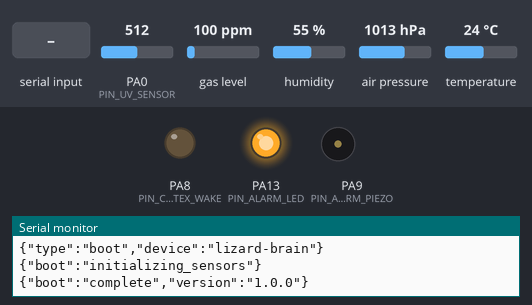
Bench run of a program on a simulated STM32 Blue Pill. Parts: output pins drawn as LEDs (lit = HIGH), buzzer (waves = sounding, pin HIGH), the last lines printed to the serial monitor. The inputs (shaded band) are chosen by the test bench; at power-on: PA0 (PIN_UV_SENSOR) = 512, gas level 100 ppm, humidity 55 %, air pressure 1013 hPa, temperature 24 °C.

Above: at 7.6 s.
At 8.23 s:
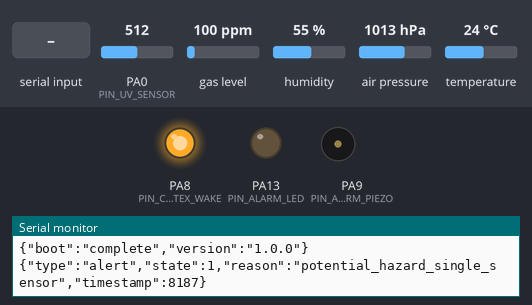
At 8.9 s:
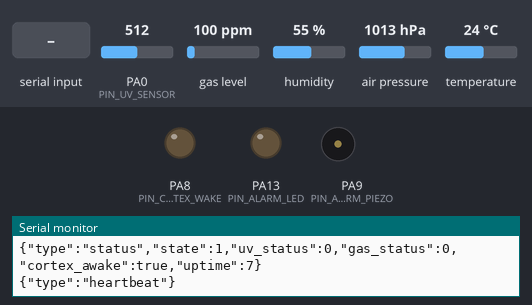
9.0 s: "heartbeat\n" received over Serial
10.7 s: "calibrate\n" received over Serial
12.5 s: "test_alarm\n" received over Serial
Timing chart, 0 to 15.5 s (numbered marks = the images above; inputs shaded):
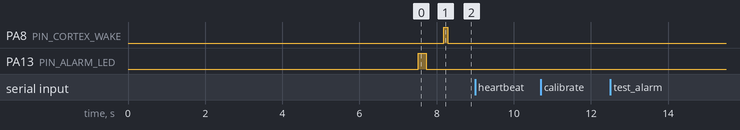

The program:

main.cpp
```cpp
/**
 * Sentin-AI Lizard Brain - Main Control Loop
 *
 * Safety-critical firmware for Arduino Uno Q (STM32 core)
 * Real-time fire detection with hardware watchdog
 *
 * "Cannot fail. Cannot sleep. Always protects."
 */

#include <Arduino.h>
#include <ArduinoJson.h>
#include "config.h"
#include "uv_sensor.h"
#include "gas_sensor.h"
#include "ipc.h"

// Global system state
SystemStatus g_status;
SensorReadings g_readings;

// Timing
uint32_t last_sensor_poll = 0;
uint32_t last_status_report = 0;
uint32_t boot_time = 0;

// Alarm state
bool alarm_active = false;
uint32_t alarm_start_time = 0;

/**
 * Setup - runs once at boot
 */
void setup() {
    // Initialize system status
    g_status.state = STATE_NORMAL;
    g_status.uv_status = SENSOR_OK;
    g_status.gas_status = SENSOR_OK;
    g_status.cortex_awake = false;
    g_status.uptime_seconds = 0;

    boot_time = millis();

    // Configure alarm outputs
    pinMode(PIN_ALARM_PIEZO, OUTPUT);
    pinMode(PIN_ALARM_LED, OUTPUT);
    digitalWrite(PIN_ALARM_PIEZO, LOW);
    digitalWrite(PIN_ALARM_LED, LOW);

    // Initialize IPC first (for diagnostics)
    ipc_init();
    delay(100);

    // Initialize sensors
    Serial.println("{\"boot\":\"initializing_sensors\"}");

    uv_init();
    if (!gas_init()) {
        Serial.println("{\"error\":\"gas_sensor_init_failed\"}");
        // Continue anyway - UV sensor can still work
    }

    // Startup self-test
    if (!gas_self_test()) {
        Serial.println("{\"warning\":\"gas_sensor_self_test_failed\"}");
    }

    Serial.println("{\"boot\":\"complete\",\"version\":\"1.0.0\"}");

    // Brief startup indication
    digitalWrite(PIN_ALARM_LED, HIGH);
    delay(200);
    digitalWrite(PIN_ALARM_LED, LOW);
}

/**
 * Main loop - runs continuously
 */
void loop() {
    uint32_t now = millis();

    // ========== SENSOR POLLING (Every 50ms - Real-time) ==========
    if (now - last_sensor_poll >= SENSOR_POLL_INTERVAL_MS) {
        last_sensor_poll = now;

        // Read UV sensor
        uint16_t uv_value = uv_read_filtered();
        g_readings.uv_value = uv_value;
        g_status.uv_status = uv_get_status();

        // Read gas sensor
        GasReading gas_reading;
        if (gas_read(&gas_reading)) {
            g_readings.voc_ppb = gas_reading.voc_ppb;
            g_readings.temperature = gas_reading.temperature;
            g_readings.humidity = gas_reading.humidity;
            g_status.gas_status = gas_get_status();
        } else {
            g_status.gas_status = SENSOR_FAULT;
        }

        g_readings.timestamp_ms = now;

        // ========== FIRE DETECTION LOGIC ==========
        evaluate_fire_risk();
    }

    // ========== STATUS REPORTING (Every 1 second) ==========
    if (now - last_status_report >= 1000) {
        last_status_report = now;
        g_status.uptime_seconds = (now - boot_time) / 1000;

        ipc_send_sensor_data(&g_readings);
        ipc_send_status(&g_status);
    }

    // ========== IPC MESSAGE PROCESSING ==========
    ipc_process_messages();

    // ========== ALARM MANAGEMENT ==========
    manage_alarm();

    // Small delay to prevent busywaiting
    delay(1);
}

/**
 * Evaluate fire risk based on multi-modal sensor fusion
 */
void evaluate_fire_risk() {
    bool uv_fire = uv_detect_fire();
    bool gas_fire = gas_detect_fire();

    // Multi-modal confirmation logic
    if (uv_fire && gas_fire) {
        // CRITICAL: Both sensors confirm fire!
        if (g_status.state != STATE_ALARM) {
            g_status.state = STATE_ALARM;
            ipc_send_alert(STATE_ALARM, "fire_confirmed_dual_sensor");
            activate_alarm();
        }
    } else if (uv_fire || gas_fire) {
        // WARNING: One sensor detects potential hazard
        if (g_status.state == STATE_NORMAL) {
            g_status.state = STATE_ALERT;
            ipc_send_alert(STATE_ALERT, "potential_hazard_single_sensor");
            g_status.cortex_awake = true;
        }
    } else {
        // All clear
        if (g_status.state != STATE_NORMAL && g_status.state != STATE_TEST) {
            g_status.state = STATE_NORMAL;
            deactivate_alarm();
        }
    }
}

/**
 * Activate hardware alarm (direct GPIO - bypasses software)
 */
void activate_alarm() {
    if (!alarm_active) {
        alarm_active = true;
        alarm_start_time = millis();
        Serial.println("{\"alarm\":\"activated\"}");
    }
}

/**
 * Deactivate alarm
 */
void deactivate_alarm() {
    if (alarm_active) {
        alarm_active = false;
        digitalWrite(PIN_ALARM_PIEZO, LOW);
        digitalWrite(PIN_ALARM_LED, LOW);
        Serial.println("{\"alarm\":\"deactivated\"}");
    }
}

/**
 * Manage alarm output (pulsing for attention)
 */
void manage_alarm() {
    if (!alarm_active) {
        return;
    }

    // Pulse pattern: 100ms on, 100ms off
    uint32_t elapsed = millis() - alarm_start_time;
    bool pulse_state = (elapsed % 200) < 100;

    digitalWrite(PIN_ALARM_PIEZO, pulse_state ? HIGH : LOW);
    digitalWrite(PIN_ALARM_LED, pulse_state ? HIGH : LOW);
}
```

gas_sensor.h
```cpp
/**
 * BME688 Gas Sensor Header
 */

#ifndef GAS_SENSOR_H
#define GAS_SENSOR_H

#include <Arduino.h>
#include "config.h"

// Gas reading structure
struct GasReading {
    uint32_t voc_resistance;  // Raw resistance in Ohms
    uint16_t voc_ppb;         // VOC concentration in ppb
    float temperature;         // Temperature in °C
    float humidity;           // Relative humidity in %
    float pressure;           // Atmospheric pressure in hPa
    bool fault;               // Sensor fault flag
};

// Function prototypes
bool gas_init();
void gas_calibrate();
bool gas_read(GasReading* reading);
SensorStatus gas_get_status();
bool gas_detect_fire();
uint16_t gas_get_baseline();
bool gas_needs_calibration();
bool gas_self_test();

#endif // GAS_SENSOR_H
```

ipc.h
```cpp
/**
 * Inter-Processor Communication Header
 */

#ifndef IPC_H
#define IPC_H

#include <Arduino.h>
#include "config.h"

// Communication parameters
#define IPC_BUFFER_SIZE 512
#define IPC_TIMEOUT_MS 5000
#define IPC_HEARTBEAT_INTERVAL_MS 1000

// Function prototypes
void ipc_init();
void ipc_send_sensor_data(const SensorReadings* readings);
void ipc_send_alert(SystemState state, const char* reason);
void ipc_send_status(const SystemStatus* status);
void ipc_send_heartbeat();
void ipc_process_messages();
void ipc_handle_message(const char* message);
void ipc_wake_cortex();
bool ipc_cortex_alive();
uint8_t ipc_checksum(const char* data);

#endif // IPC_H
```

uv_sensor.h
```cpp
/**
 * UV Flame Sensor Header
 */

#ifndef UV_SENSOR_H
#define UV_SENSOR_H

#include <Arduino.h>
#include "config.h"

// Filter parameters
#define UV_FILTER_SIZE 5  // Median filter window

// Function prototypes
void uv_init();
void uv_calibrate();
uint16_t uv_read_raw();
uint16_t uv_read_filtered();
SensorStatus uv_get_status();
bool uv_detect_fire();
uint16_t uv_get_baseline();
bool uv_is_calibrated();

#endif // UV_SENSOR_H
```

gas_sensor.cpp
```cpp
/**
 * BME688 AI Gas Sensor Module
 *
 * Communicates with Bosch BME688 via I2C
 * Detects VOC signatures of combustion materials
 */

#include "gas_sensor.h"
#include <Wire.h>
#include <Adafruit_BME680.h>

// BME688 sensor object
static Adafruit_BME680 bme;
static bool sensor_initialized = false;

// Baseline tracking for anomaly detection
static uint16_t voc_baseline = VOC_BASELINE;
static uint32_t last_calibration_time = 0;

/**
 * Initialize BME688 gas sensor
 */
bool gas_init() {
    Wire.begin(PIN_GAS_SDA, PIN_GAS_SCL);

    if (!bme.begin(BME688_I2C_ADDR)) {
        Serial.println("ERROR: BME688 not found!");
        return false;
    }

    // Configure sensor oversampling and filter
    bme.setTemperatureOversampling(BME680_OS_8X);
    bme.setHumidityOversampling(BME680_OS_2X);
    bme.setPressureOversampling(BME680_OS_4X);
    bme.setIIRFilterSize(BME680_FILTER_SIZE_3);
    bme.setGasHeater(320, 150); // 320°C for 150ms (optimized for VOC detection)

    sensor_initialized = true;

    // Initial calibration
    delay(100);
    gas_calibrate();

    return true;
}

/**
 * Calibrate gas sensor baseline
 */
void gas_calibrate() {
    if (!sensor_initialized) return;

    uint32_t sum = 0;
    uint8_t samples = 20;

    for (uint8_t i = 0; i < samples; i++) {
        if (bme.performReading()) {
            sum += bme.gas_resistance / 1000; // Convert to kOhm
        }
        delay(100);
    }

    voc_baseline = sum / samples;
    last_calibration_time = millis();
}

/**
 * Read gas sensor and populate readings structure
 */
bool gas_read(GasReading* reading) {
    if (!sensor_initialized || reading == NULL) {
        return false;
    }

    if (!bme.performReading()) {
        reading->fault = true;
        return false;
    }

    reading->voc_resistance = bme.gas_resistance;
    reading->temperature = bme.temperature;
    reading->humidity = bme.humidity;
    reading->pressure = bme.pressure / 100.0; // Convert to hPa
    reading->fault = false;

    // Calculate VOC equivalent (simplified IAQ calculation)
    // Lower resistance = higher VOC concentration
    float resistance_ratio = (float)voc_baseline / (bme.gas_resistance / 1000.0);
    reading->voc_ppb = VOC_BASELINE * resistance_ratio;

    return true;
}

/**
 * Determine sensor status based on gas reading
 */
SensorStatus gas_get_status() {
    GasReading reading;

    if (!gas_read(&reading)) {
        return SENSOR_FAULT;
    }

    if (reading.voc_ppb >= VOC_CRITICAL_THRESHOLD) {
        return SENSOR_CRITICAL;
    } else if (reading.voc_ppb >= VOC_FIRE_THRESHOLD) {
        return SENSOR_WARNING;
    } else {
        return SENSOR_OK;
    }
}

/**
 * Check if gas sensor detects fire signature
 */
bool gas_detect_fire() {
    return gas_get_status() >= SENSOR_WARNING;
}

/**
 * Get baseline value for diagnostics
 */
uint16_t gas_get_baseline() {
    return voc_baseline;
}

/**
 * Check if sensor needs recalibration (every 24 hours)
 */
bool gas_needs_calibration() {
    return (millis() - last_calibration_time) > (24UL * 60 * 60 * 1000);
}

/**
 * Self-test routine
 */
bool gas_self_test() {
    GasReading reading;

    if (!gas_read(&reading)) {
        return false;
    }

    // Basic sanity checks
    bool temp_ok = (reading.temperature > -40 && reading.temperature < 85);
    bool humidity_ok = (reading.humidity >= 0 && reading.humidity <= 100);
    bool pressure_ok = (reading.pressure > 300 && reading.pressure < 1100);

    return temp_ok && humidity_ok && pressure_ok && !reading.fault;
}
```

ipc.cpp
```cpp
/**
 * Inter-Processor Communication (IPC)
 *
 * UART bridge between STM32 (Lizard Brain) and Snapdragon (Cortex)
 * Protocol: JSON messages with CRC validation
 */

#include "ipc.h"
#include <ArduinoJson.h>

// Message buffer
static char tx_buffer[IPC_BUFFER_SIZE];
static char rx_buffer[IPC_BUFFER_SIZE];
static uint16_t rx_index = 0;

// Heartbeat tracking
static uint32_t last_heartbeat_sent = 0;
static uint32_t last_heartbeat_received = 0;

/**
 * Initialize IPC serial communication
 */
void ipc_init() {
    Serial.begin(IPC_BAUD_RATE);
    while (!Serial) {
        delay(10); // Wait for serial port
    }

    Serial.println("{\"type\":\"boot\",\"device\":\"lizard-brain\"}");
}

/**
 * Send sensor data to Cortex
 */
void ipc_send_sensor_data(const SensorReadings* readings) {
    if (readings == NULL) return;

    StaticJsonDocument<256> doc;
    doc["type"] = "sensor_data";
    doc["uv"] = readings->uv_value;
    doc["voc"] = readings->voc_ppb;
    doc["temp"] = readings->temperature;
    doc["humidity"] = readings->humidity;
    doc["timestamp"] = readings->timestamp_ms;

    serializeJson(doc, Serial);
    Serial.println();
}

/**
 * Send alert to Cortex (wake it up!)
 */
void ipc_send_alert(SystemState state, const char* reason) {
    StaticJsonDocument<256> doc;
    doc["type"] = "alert";
    doc["state"] = state;
    doc["reason"] = reason;
    doc["timestamp"] = millis();

    serializeJson(doc, Serial);
    Serial.println();

    // Physically wake the Cortex via GPIO
    ipc_wake_cortex();
}

/**
 * Send system status
 */
void ipc_send_status(const SystemStatus* status) {
    if (status == NULL) return;

    StaticJsonDocument<256> doc;
    doc["type"] = "status";
    doc["state"] = status->state;
    doc["uv_status"] = status->uv_status;
    doc["gas_status"] = status->gas_status;
    doc["cortex_awake"] = status->cortex_awake;
    doc["uptime"] = status->uptime_seconds;

    serializeJson(doc, Serial);
    Serial.println();
}

/**
 * Send heartbeat (keepalive)
 */
void ipc_send_heartbeat() {
    Serial.println("{\"type\":\"heartbeat\"}");
    last_heartbeat_sent = millis();
}

/**
 * Process incoming messages from Cortex
 */
void ipc_process_messages() {
    while (Serial.available()) {
        char c = Serial.read();

        if (c == '\n' || c == '\r') {
            if (rx_index > 0) {
                rx_buffer[rx_index] = '\0';
                ipc_handle_message(rx_buffer);
                rx_index = 0;
            }
        } else if (rx_index < IPC_BUFFER_SIZE - 1) {
            rx_buffer[rx_index++] = c;
        }
    }

    // Send periodic heartbeat
    if (millis() - last_heartbeat_sent >= IPC_HEARTBEAT_INTERVAL_MS) {
        ipc_send_heartbeat();
    }
}

/**
 * Handle parsed message from Cortex
 */
void ipc_handle_message(const char* message) {
    StaticJsonDocument<256> doc;
    DeserializationError error = deserializeJson(doc, message);

    if (error) {
        Serial.print("{\"error\":\"parse_failed\",\"msg\":\"");
        Serial.print(message);
        Serial.println("\"}");
        return;
    }

    const char* msg_type = doc["type"];

    if (strcmp(msg_type, "heartbeat") == 0) {
        last_heartbeat_received = millis();
    } else if (strcmp(msg_type, "calibrate") == 0) {
        // Cortex requested sensor recalibration
        Serial.println("{\"ack\":\"calibration_started\"}");
    } else if (strcmp(msg_type, "test_alarm") == 0) {
        // Manual alarm test from web dashboard
        Serial.println("{\"ack\":\"alarm_test\"}");
    }
}

/**
 * Wake the Cortex via GPIO signal
 */
void ipc_wake_cortex() {
    pinMode(PIN_CORTEX_WAKE, OUTPUT);
    digitalWrite(PIN_CORTEX_WAKE, HIGH);
    delay(100);
    digitalWrite(PIN_CORTEX_WAKE, LOW);
}

/**
 * Check if Cortex is responsive
 */
bool ipc_cortex_alive() {
    return (millis() - last_heartbeat_received) < IPC_TIMEOUT_MS;
}

/**
 * Calculate simple checksum for data integrity
 */
uint8_t ipc_checksum(const char* data) {
    uint8_t sum = 0;
    while (*data) {
        sum ^= *data++;
    }
    return sum;
}
```

uv_sensor.cpp
```cpp
/**
 * UV Flame Sensor Module
 *
 * Detects UV-C radiation (185-260nm) characteristic of open flames.
 * Filters out fluorescent lighting and solar radiation.
 */

#include "uv_sensor.h"
#include "config.h"

// Static variables for filtering
static uint16_t rolling_baseline = UV_BASELINE;
static uint16_t readings_buffer[UV_FILTER_SIZE];
static uint8_t buffer_index = 0;
static bool calibrated = false;

/**
 * Initialize UV sensor
 */
void uv_init() {
    pinMode(PIN_UV_SENSOR, INPUT);

    // Initialize rolling buffer
    for (uint8_t i = 0; i < UV_FILTER_SIZE; i++) {
        readings_buffer[i] = UV_BASELINE;
    }

    // Calibration phase - establish baseline over 2 seconds
    delay(100);
    uv_calibrate();
}

/**
 * Calibrate UV baseline (run at startup in safe environment)
 */
void uv_calibrate() {
    uint32_t sum = 0;
    uint16_t samples = 40; // 2 seconds at 50ms interval

    for (uint16_t i = 0; i < samples; i++) {
        sum += analogRead(PIN_UV_SENSOR);
        delay(SENSOR_POLL_INTERVAL_MS);
    }

    rolling_baseline = sum / samples;
    calibrated = true;
}

/**
 * Read UV sensor with median filtering to reject noise
 */
uint16_t uv_read_raw() {
    return analogRead(PIN_UV_SENSOR);
}

/**
 * Read filtered UV value
 */
uint16_t uv_read_filtered() {
    // Add new reading to circular buffer
    readings_buffer[buffer_index] = uv_read_raw();
    buffer_index = (buffer_index + 1) % UV_FILTER_SIZE;

    // Calculate median (simple bubble sort for small array)
    uint16_t sorted[UV_FILTER_SIZE];
    memcpy(sorted, readings_buffer, sizeof(readings_buffer));

    for (uint8_t i = 0; i < UV_FILTER_SIZE - 1; i++) {
        for (uint8_t j = i + 1; j < UV_FILTER_SIZE; j++) {
            if (sorted[i] > sorted[j]) {
                uint16_t temp = sorted[i];
                sorted[i] = sorted[j];
                sorted[j] = temp;
            }
        }
    }

    // Return median value
    return sorted[UV_FILTER_SIZE / 2];
}

/**
 * Determine sensor status based on UV reading
 */
SensorStatus uv_get_status() {
    uint16_t reading = uv_read_filtered();

    if (reading >= UV_CRITICAL_THRESHOLD) {
        return SENSOR_CRITICAL;
    } else if (reading >= UV_FIRE_THRESHOLD) {
        return SENSOR_WARNING;
    } else {
        return SENSOR_OK;
    }
}

/**
 * Check if UV sensor detects fire signature
 */
bool uv_detect_fire() {
    return uv_get_status() >= SENSOR_WARNING;
}

/**
 * Get baseline value for diagnostics
 */
uint16_t uv_get_baseline() {
    return rolling_baseline;
}

/**
 * Check if sensor is calibrated
 */
bool uv_is_calibrated() {
    return calibrated;
}
```

Source omitted: config.h (2175 bytes)
